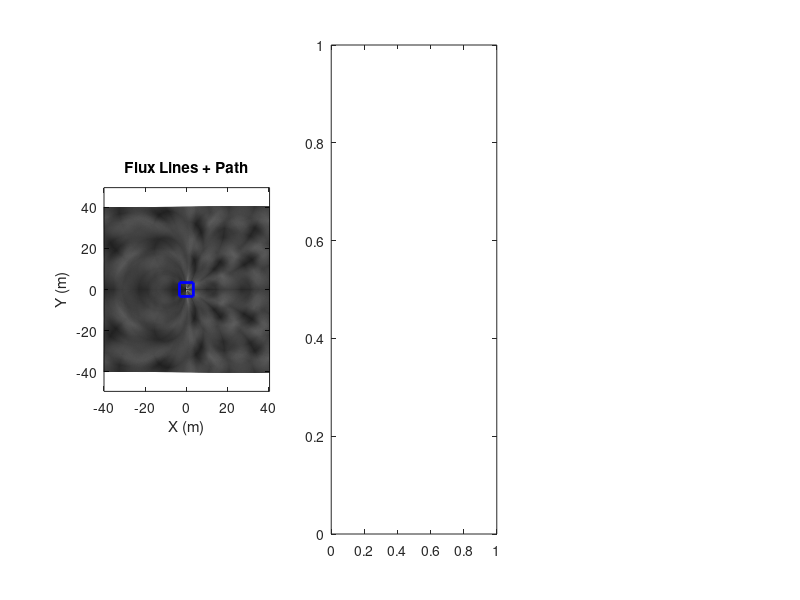

Recreate this plot in MATLAB. (Note: this script raises an error after producing the figure.)
% handheld_guidance.m
% Simulate a handheld receiver guiding a person to a beacon.
% All signal‐processing and decision logic live in the helper function.

%% === Constants and Grid Setup ===
mu0    = 4*pi*1e-7;           % Permeability of free space (H/m)
m      = 1e-2;                % Magnetic moment of the beacon (A·m^2)
range  = 40;                  % Half-width of the square simulation area (m)
res    = 0.5;                 % Grid resolution (m)

% Create a 2D grid of (x,y) points spanning [-range, +range]
[x,y]  = meshgrid(-range:res:range, -range:res:range);

% Compute radial distance r and angle theta at each grid point
r = sqrt(x.^2 + y.^2);
r(r==0) = eps;                % Avoid divide-by-zero at the origin
theta  = atan2(y,x);          % Angle relative to x-axis

% Compute magnetic field components in polar form (Br, Bt)
Br = mu0*m ./ (4*pi*r.^3) .* (2 .* cos(theta));
Bt = mu0*m ./ (4*pi*r.^3) .* sin(theta);

% Convert polar components to Cartesian field vectors (BxF, ByF)
BxF = Br .* cos(theta) - Bt .* sin(theta);
ByF = Br .* sin(theta) + Bt .* cos(theta);

%% === Initialize Person Position & State ===
% Randomly place the “person” away from the beacon (>10 m from origin)
pos = (rand(1,2)*2-1) * (range-5);
while norm(pos) < 10
    pos = (rand(1,2)*2-1) * (range-5);
end

% Give the person a random initial heading (unit vector)
heading = rand(1,2);
heading = heading / norm(heading);

% Initialize state variables used by the guidance logic
state.last_Bmag = norm([ interp2(x,y,BxF,pos(1),pos(2),'linear',0), interp2(x,y,ByF,pos(1),pos(2),'linear',0) ]);
state.fwd_drop_count   = 0;    % Count of consecutive signal drops moving forward
state.rev_drop_count   = 0;    % Count of consecutive signal drops moving backward
state.reverse_lock     = false;% Whether we’re in “reverse” mode
state.reverse_cd_timer = 0;    % Cooldown timer before allowing another reverse

% Parameters controlling motion and turn logic
params.step_size   = 0.6;      % Distance moved each step (m)
params.max_turn    = pi/8;     % Maximum turn angle per step (rad)
params.drop_steps  = 3;        % How many drops to trigger a mode change
params.reverse_cd  = 5;        % Steps to wait before allowing reverse again
params.fwd_thresh  = pi/6;     % Angular threshold to keep going straight

%% === Prepare Logs & Figure ===
steps      = 200;                       % Number of simulation steps
Bmag_log   = zeros(steps,1);            % Log |B| over time
Bpar_log   = zeros(steps,1);            % Log parallel component over time
Bperp_log  = zeros(steps,1);            % Log perpendicular component over time
pos_log    = zeros(steps,2);            % Log positions over time
head_log   = zeros(steps,2);            % Log headings over time

% Create figure with three subplots: flux+path, signal strengths, suggestion
figure('Position',[50 50 1600 500]);

% --- Subplot 1: Flux Lines + Path ---
subplot(1,3,1);
mag = sqrt(BxF.^2 + ByF.^2);            % Magnitude for normalization
quiver(x,y, BxF./mag, ByF./mag, .5, 'k'); hold on;
p_dot = plot(NaN,NaN,'ro','MarkerFaceColor','r');  % Person marker
h_arr = quiver(NaN,NaN,0,0,2,'b','LineWidth',2);    % Heading arrow
plot(0,0,'bs','MarkerSize',10,'LineWidth',2);      % Beacon at origin
axis equal; title('Flux Lines + Path');
xlabel('X (m)'); ylabel('Y (m)');

% --- Subplot 2: Signal Strengths vs. Step ---
subplot(1,3,2);
h1 = plot(NaN,NaN,'-k','LineWidth',2); hold on;    % |B|
h2 = plot(NaN,NaN,'-r','LineWidth',1.5);          % B_{||}
h3 = plot(NaN,NaN,'-b','LineWidth',1.5);          % B_{\perp}
legend('|B|','B_{||}','B_{\perp}','Location','NW');
title('Signal Strengths'); xlabel('Step'); ylabel('Magnitude');

% --- Subplot 3: Receiver Suggestion Arrow ---
subplot(1,3,3);
h_sug = quiver(0,0,0,0,'LineWidth',2,'MaxHeadSize',2,'AutoScale','off');
axis([-1 1 -1 1]); axis off; title('Receiver Suggestion');

%% === Main Simulation Loop ===
for k = 1:steps
  % 1) Sample the field at the person’s current position
  Bx = interp2(x,y,BxF,pos(1),pos(2),'linear',0);
  By = interp2(x,y,ByF,pos(1),pos(2),'linear',0);

  % 2) Guidance helper returns new heading, suggestion, updated state,
  %    and decomposed B components
  [heading, sug, state, Bpar, Bperp, Bmag] = guidance( [Bx,By], heading, state, params );

  % 3) Move the person along the updated heading
  pos = pos + params.step_size * heading;

  % 4) Log data for plotting
  Bmag_log(k)  = Bmag;
  Bpar_log(k)  = Bpar;
  Bperp_log(k) = Bperp;
  pos_log(k,:) = pos;
  head_log(k,:)= heading;

  % 5) Update flux/path plot
  subplot(1,3,1);
    set(p_dot, 'XData', pos(1), 'YData', pos(2));
    set(h_arr, 'XData', pos(1), 'YData', pos(2), ...
               'UData', heading(1), 'VData', heading(2));
    plot(pos_log(1:k,1), pos_log(1:k,2), 'r-');

  % 6) Update signal strength plot
  subplot(1,3,2);
    set(h1, 'XData', 1:k, 'YData', Bmag_log(1:k));
    set(h2, 'XData', 1:k, 'YData', Bpar_log(1:k));
    set(h3, 'XData', 1:k, 'YData', Bperp_log(1:k));

  % 7) Update suggestion arrow based on helper’s string output
  switch sug
    case "Straight ahead", vec = [0,1];
    case "Turn left",      vec = [-1,0];
    case "Turn right",     vec = [1,0];
    case "Turn around",    vec = [0,-1];
  end
  subplot(1,3,3);
    set(h_sug, 'XData',0, 'YData',0, 'UData',vec(1), 'VData',vec(2));

  drawnow;
  pause(0.05);  % Small delay for real-time effect

  % Stop if beacon is “reached” (arbitrary threshold on |B|)
  if Bmag > 0.3
    disp("Beacon reached!");
    break;
  end
end

%% === guidance helper function ===
function [heading, sug, state, Bpar, Bperp, Bmag] = guidance( ...
        Bvec, heading, state, params )
  % Compute total field magnitude and detect if it's dropped since last step
  Bmag = norm(Bvec);
  drop = (Bmag < state.last_Bmag);
  state.last_Bmag = Bmag;

  % --- Forward/Reverse Mode Logic ---
  if ~state.reverse_lock
    % If forward, count consecutive drops
    if drop, state.fwd_drop_count = state.fwd_drop_count + 1;
    else     state.fwd_drop_count = 0;
    end
    % Lock into reverse mode after enough drops
    if state.fwd_drop_count >= params.drop_steps
      state.reverse_lock     = true;
      state.fwd_drop_count   = 0;
      state.reverse_cd_timer = params.reverse_cd;
    end
  else
    % In reverse mode: wait out cooldown, then count drops to unlock
    if state.reverse_cd_timer > 0
      state.reverse_cd_timer = state.reverse_cd_timer - 1;
    else
      if drop, state.rev_drop_count = state.rev_drop_count + 1;
      else     state.rev_drop_count = 0;
      end
      if state.rev_drop_count >= params.drop_steps
        state.reverse_lock    = false;
        state.rev_drop_count  = 0;
      end
    end
  end

  % --- Decompose field into components relative to heading ---
  perp = [-heading(2), heading(1)];     % Perpendicular unit vector
  Bpar  = dot(Bvec, heading);          % Parallel component
  Bperp = dot(Bvec, perp);             % Perpendicular component
  if state.reverse_lock
    % If in reverse mode, invert both components
    Bpar  = -Bpar;
    Bperp = -Bperp;
  end

  % --- Choose suggestion based on components ---
  if Bpar < 0
    sug = "Turn around";
  else
    ang = atan2(Bperp, Bpar);          % Angle off straight
    if abs(ang) <= params.fwd_thresh
      sug = "Straight ahead";
    elseif ang > 0
      sug = "Turn left";
    else
      sug = "Turn right";
    end
  end

  % --- Update heading vector according to suggestion ---
  switch sug
    case "Straight ahead", turn = 0;
    case "Turn left",      turn =  params.max_turn;
    case "Turn right",     turn = -params.max_turn;
    otherwise              turn = pi;    % Turn around
  end
  % Build rotation matrix and apply
  R = [cos(turn), -sin(turn); sin(turn), cos(turn)];
  heading = (R * heading')';
  heading = heading / norm(heading);    % Re-normalize to unit length
end
